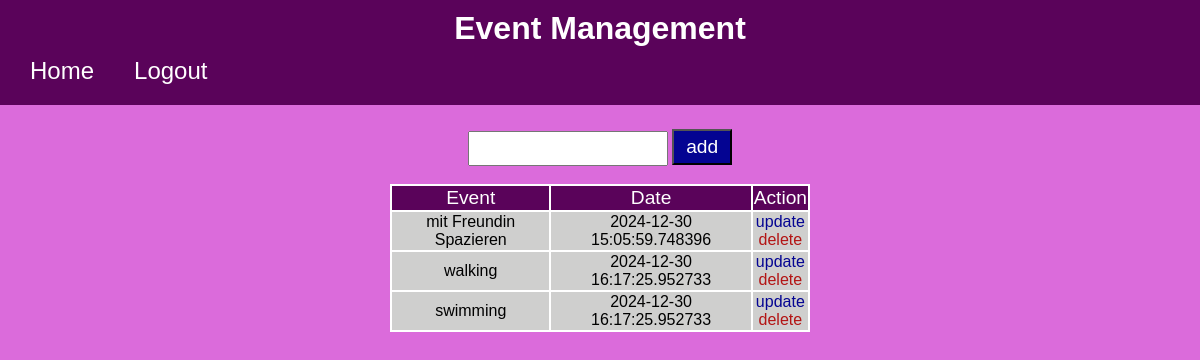
Before: /home (signed in) with the older database file.
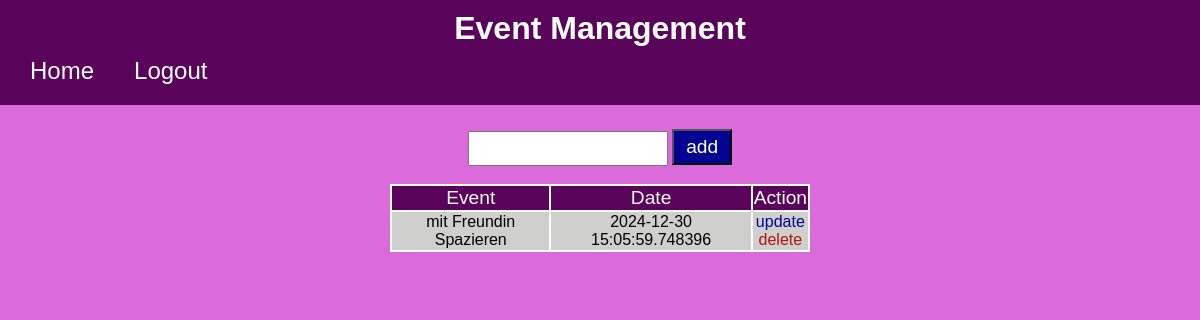
After: the same page with the newer database file.
### website/models.py (models this page shows)
class Event(db.Model):
    id = db.Column(db.Integer, primary_key=True)
    content = db.Column(db.String(60))
    due_date = db.Column(db.DateTime, default=datetime.utcnow())
    user_id = db.Column(db.Integer, db.ForeignKey('user.id'), nullable = False)

### website/views.py (the view, shortened to what this page needs)
@views.route('/home', methods=['POST', 'GET'])
@login_required
def home():
    return render_template('home.html', user=current_user)

### website/__init__.py (called while the page is built)
def create_app():
    app = Flask(__name__, template_folder="template")
    app.config['SQLALCHEMY_DATABASE_URI'] = f'sqlite:///{DATA_BN}'
    app.config['SECRET_KEY'] = 'abcdefghijk'
    db.init_app(app)
    from website.views import views
    from website.auth import auth
    app.register_blueprint(auth, url_prefix='/')
    app.register_blueprint(views, url_prefix='/')
    from website.models import User, Event
    with app.app_context():
        db.create_all()
    login_manager = LoginManager()
    login_manager.login_view = 'auth.login'
    login_manager.init_app(app)
    @login_manager.user_loader
    def load_user(id):
        return User.query.get(int(id))
    return app

### website/template/home.html (shortened to what this page needs)
{% extends 'base.html' %}
{% block content %}
<div class="content" align="center" >
    <br>
    <form  method="POST" align="center">
        <div>
            <input type="text" name="content" id="content" >
            <button type="submit" id="button" >add</button>
        </div>
    </form>
    <br>
    <table id="table">
        <thead align='center' id="thead">
            <td>Event</td>
            <td>Date</td>
            <td>Action</td>
        </thead>
        <tbody align="center" id="tbody">
            {% for event in user.events %}
                <tr id="table-row">
                    <td>{{ event.content }}</td>
                    <td>{{ event.due_date.date() }}  {{ event.due_date.time() }}</td>
                    <td style="text-align:center;">
                        <a id="update" href="/update/{{event.id}}" >update</a>
                        <br>
                        <a id="delete" href="/delete/{{event.id}}" >delete</a>
                    </td>
                </tr>
            {% endfor %}
        </tbody>
    </table>
    <br>
</div>
{% endblock %}

### website/template/base.html (shortened to what this page needs)
<!DOCTYPE html>
<html lang="en">
    <head>
        <link rel="stylesheet" href="../static/base.css">
    </head>
    <body>
        <nav class="navbar"  align="center">
          {% block nav %}
            <a href="#" class="navbar-logo">Event Management</a>
            <div class="navbar-container" >
                    <ul class="navbar-links" >
                      {% if user.is_authenticated %}
                      <li ><a class="nav-item nav-link" id="base" href="{{ url_for('views.home') }}" align="center">Home</a></li>
                      <li><a class="nav-item nav-link" id="base" href="{{ url_for('auth.logout') }}">Logout</a></li>
                      {% else %}
                        <li ><a class="nav-item nav-link" id="base"
                          href="{{ url_for('views.landing') }}" align="center">Home</a></li>
                        <li><a class="nav-item nav-link" id="base" href="{{ url_for('views.about') }}">About</a></li>
                        <li><a class="nav-item nav-link" id="base" href="#">Contact Us</a></li>
                      {% endif%}
                    </ul>
            </div>
          {% endblock%}
        </nav>
            <div class="container" align="center">{% block content %} {% endblock %}</div>
    </body>
</html>

### website/static/base.css (style rules this page uses)
.navbar { background-color: rgb(90, 3, 90); padding:10px 20px; }
.navbar-logo { font-weight: bold; text-decoration: none; font-size:xx-large; color: white; }
.navbar-container { display:flex; justify-content: space-between; }
div ul { list-style:none; display: flex; flex-direction:row; gap:20px; padding:0px; margin:0px; }
#base { display: block; background-color:rgb(90, 3, 90); text-decoration:none; padding:10px; color:white; font-size:x-large; }
body { background-color: rgb(219, 107, 219); background-size: cover; box-sizing: border-box; background-position: center; font-family: sans-serif; padding: 0%; margin: 0%; }
#table { padding:0px; background-color:white; width:70%; }
#thead { background-color: rgb(90, 3, 90); width:100%; font-size:larger; color: white; }
#tbody { background-color: #cfcfce; }
#update { text-decoration:none; color:rgb(4, 4, 146); text-align:center; }
#delete { text-decoration:none; color:rgb(179, 20, 20); text-align:center; }
#button { background-color: rgb(4, 4, 146); color:white; width: 10%; padding:5px; font-size:larger; }
.content { width:50%; padding: 6px; }
button { background-color: rgb(90, 3, 90); color:white; width:7%; padding:4px; font-size:larger; }
div input { width: 30%; padding:8px; }

Changed rows visible on the page:
removed Event: content "walking", due_date "2024-12-30", due_date.time "16:17:25.952733"
removed Event: content "swimming", due_date "2024-12-30", due_date.time "16:17:25.952733"
